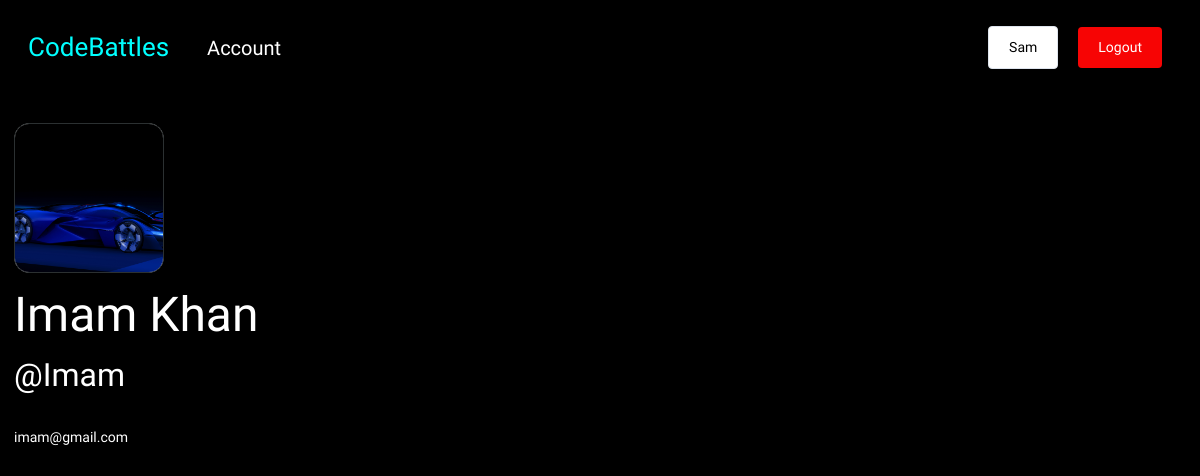
Screenshot of /user/2e413014-7f62-4620-af6f-54a5433d54ba/ (signed in) with the database file from the repository.
### base/models.py (models this page shows)
class User(AbstractUser):
    name = models.CharField(max_length=100, null=True)
    email = models.EmailField(unique=True, null=True)
    bio = models.TextField(null=True, blank=True)
    hackathon_participant = models.BooleanField(default=True, null=True)
    avatar =  ResizedImageField(size=[400,400], default='avatar.png')
    id = models.UUIDField(default=uuid.uuid4, unique=True,primary_key=True, editable=False)
    USERNAME_FIELD = 'email'
    REQUIRED_FIELDS = ['username']
    twitter = models.URLField(max_length=500, null=True, blank=True)
    linkedin = models.URLField(max_length=500, null=True, blank=True)
    website = models.URLField(max_length=500, null=True, blank=True)
    facebook = models.URLField(max_length=500, null=True, blank=True)
    github = models.URLField(max_length=500, null=True, blank=True)
    class Meta:
        ordering = ['avatar']

### base/views.py (the view)
# urls.py: path('user/<str:pk>/', views.user_page, name="profile"),
@login_required(login_url='login')
def user_page(request ,pk):
    user = User.objects.get(id=pk)
    context = {'user': user}
    return render(request, 'profile.html', context)

### templates/profile.html (shortened to what this page needs)
{% extends 'main.html' %}
{% block content %}
<div class="section">
    <img class="user--avatar--lg" src="{{user.avatar.url}}"/>
    <h1>{{user.name}}</h1>
    <small><h4>@{{user.username}}</h4></small>
</div>
<div class="section">
    <div>
        <a class="item" href="mailto:{{user.email}}" target="_blank">{{user.email}}</a>
    </div>
</div>
{% endblock content %}

### templates/navbar.html
<nav>
    <div id="logo--wrapper">
        <a href="{% url 'home' %}">
            <h4 id="logo--text">CodeBattles</h4>
        </a>
    </div>
    <div id="nav-item">
        <a id="navigator" href="{% url 'account' %}">Account</a>
    </div>
    <div id="nav--col3">
        {% if request.user.is_authenticated %}
        <a class="btn btn--secondary" href="{% url 'profile' request.user.id %}">{{request.user.name}}</a>
        <a class="btn btn--danger" href="{% url 'logout' %}">Logout</a>
        {% else %}
        <a class="btn btn--secondary" href="{% url 'login' %}">Login</a>
        <a class="btn btn--warning" href="{% url 'register' %}">Register</a>
        {% endif %}
    </div>
</nav>

### static/css/main.css (style rules this page uses)
* { box-sizing: border-box; margin: 0; padding: 0; font-family: 'Readex Pro'; background-color: black; line-height: 1.5em; color: white; font-size: 14px; }
h1,h2,h3,h4,h5,h6 { font-weight: 500; }
h1 { font-size: 48px; }
h4 { font-size: 32px; }
a { text-decoration: none; }
.section { margin: 2em 0; }
.btn { padding: 10px 20px; border-radius: 4px; text-decoration: none; color: black; display: block; width: fit-content; margin: 10px; background-color: none; border: none; }
.btn--secondary { background-color:#fff; color: #000; border: 1px solid #DEE4ED; }
.btn--danger { background-color: rgb(247, 4, 4); color:white }
nav { display: flex; justify-content: space-between; align-items: center; width: 100%; padding: 0.5em 2em; }
nav a { text-decoration: none; color: black; margin: 0 10px; }
#navigator { font-size: 20px; color: white; }
#nav-item { display: flex; justify-content: space-between; align-items: center; width: 100%; padding: 0.5em 2em; }
#logo--text { font-size: 26px; font-weight: 500; color: aqua; }
#nav--col3 { display: flex; justify-content: space-between; align-items: center; }
.user--avatar--lg { height: 150px; width: 150px; object-fit: cover; border-radius: 15px; border: 1px solid #2b3031; background-color: white; margin: 0; padding: 0; line-height: 0; }

### rows the page displays
User: user.name "Sam"
User: avatar (picture), name "Imam Khan", username "Imam", email "imam@gmail.com"
